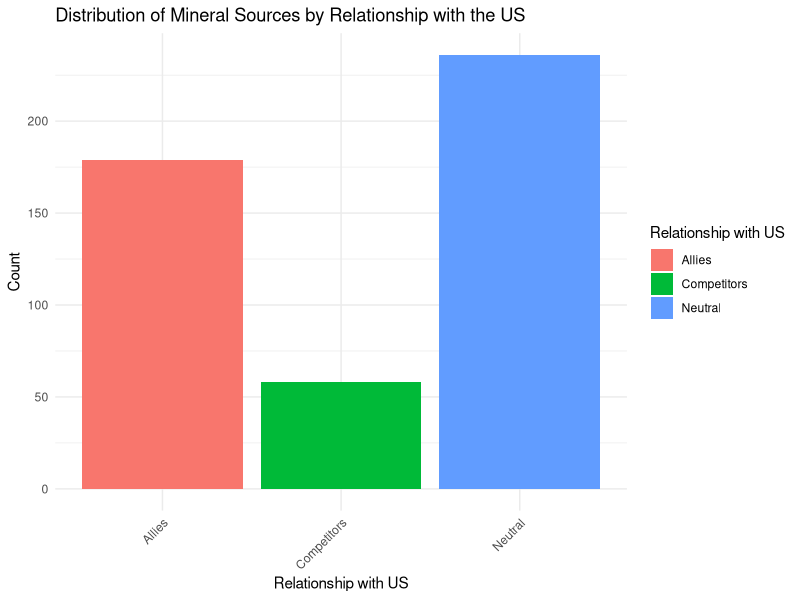
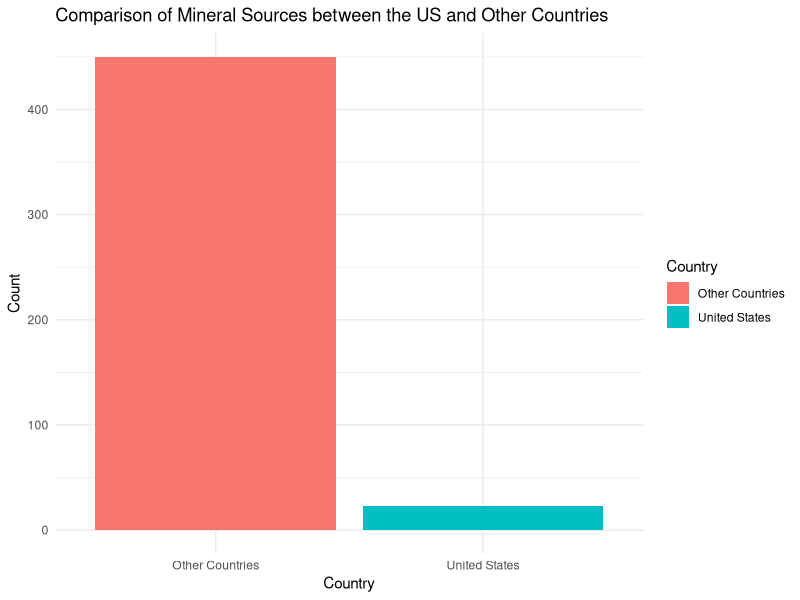
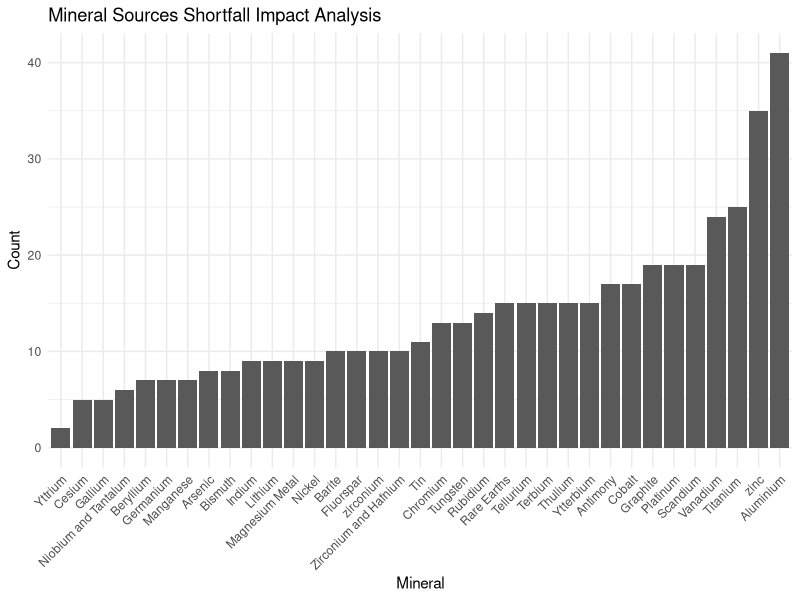
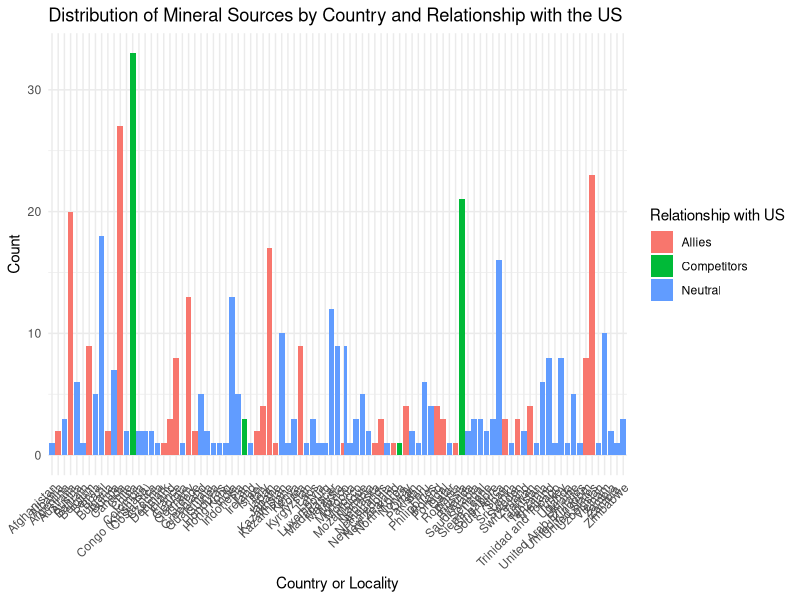

Generate these figures, in order, with R:
## ---- chunk 1
knitr::opts_chunk$set(echo = TRUE)
## ---- chunk 2
rm(list = ls())
# Load necessary libraries
library(ggplot2)
library(dplyr)
library(tidyr)
library(readxl)

data <- read_excel("Minerals.xlsx", sheet = 'Data_Catalogue')
## ---- chunk 3
str(data)
## ---- chunk 4
# Visualization 1: Distribution of Mineral Sources by Country and Relationship with the US
ggplot(data, aes(x = Loc_Category, fill = Loc_Category)) +
  geom_bar() +
  labs(title = "Distribution of Mineral Sources by Relationship with the US",
       x = "Relationship with US",
       y = "Count",
       fill = "Relationship with US") +
  theme_minimal() +
  theme(axis.text.x = element_text(angle = 45, hjust = 1))




## ---- chunk 5
# Visualization 2: Comparison of Mineral Sources between the US and Other Countries
us_vs_other <- data.frame(
  Country = c("United States", "Other Countries"),
  Count = c(sum(data$`Country or locality` == "United States"), sum(data$`Country or locality` != "United States"))
)
ggplot(us_vs_other, aes(x = Country, y = Count, fill = Country)) +
  geom_bar(stat = "identity") +
  labs(title = "Comparison of Mineral Sources between the US and Other Countries",
       x = "Country",
       y = "Count",
       fill = "Country") +
  theme_minimal()


## ---- chunk 6
# Visualization 4: Mineral Sources Shortfall Impact Analysis
mineral_shortfall <- data.frame(
  Mineral = unique(data$Mineral),
  Count = sapply(unique(data$Mineral), function(min) sum(data$Mineral == min))
)
ggplot(mineral_shortfall, aes(x = reorder(Mineral, Count), y = Count)) +
  geom_bar(stat = "identity") +
  labs(title = "Mineral Sources Shortfall Impact Analysis",
       x = "Mineral",
       y = "Count") +
  theme_minimal() +
  theme(axis.text.x = element_text(angle = 45, hjust = 1))
## ---- chunk 7
# Group the data by country and relationship with the US
library(dplyr)
grouped_data <- data %>%
  group_by(`Country or locality`, Loc_Category) %>%
  summarize(Count = n())

# Visualization: Grouped Bar Chart
ggplot(grouped_data, aes(x = `Country or locality`, y = Count, fill = Loc_Category)) +
  geom_bar(stat = "identity", position = "dodge") +
  labs(title = "Distribution of Mineral Sources by Country and Relationship with the US",
       x = "Country or Locality",
       y = "Count",
       fill = "Relationship with US") +
  theme_minimal() +
  theme(axis.text.x = element_text(angle = 45, hjust = 1))


